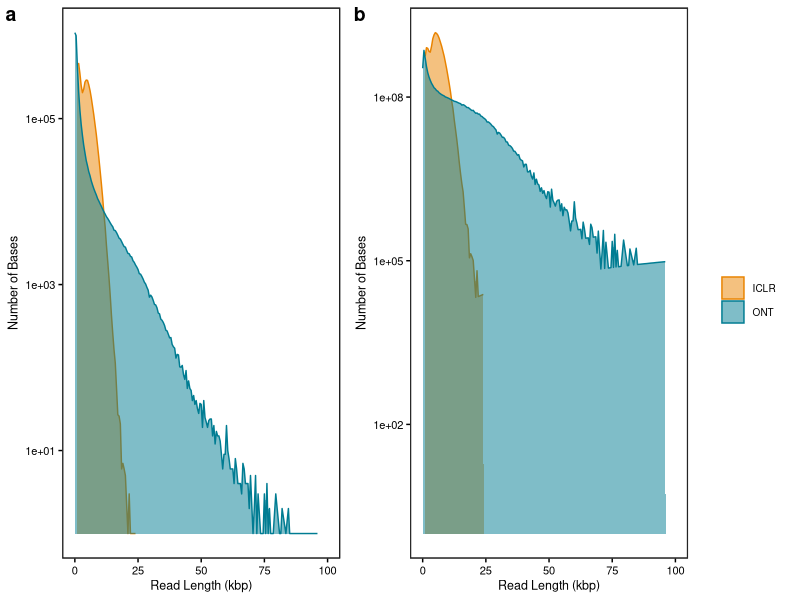
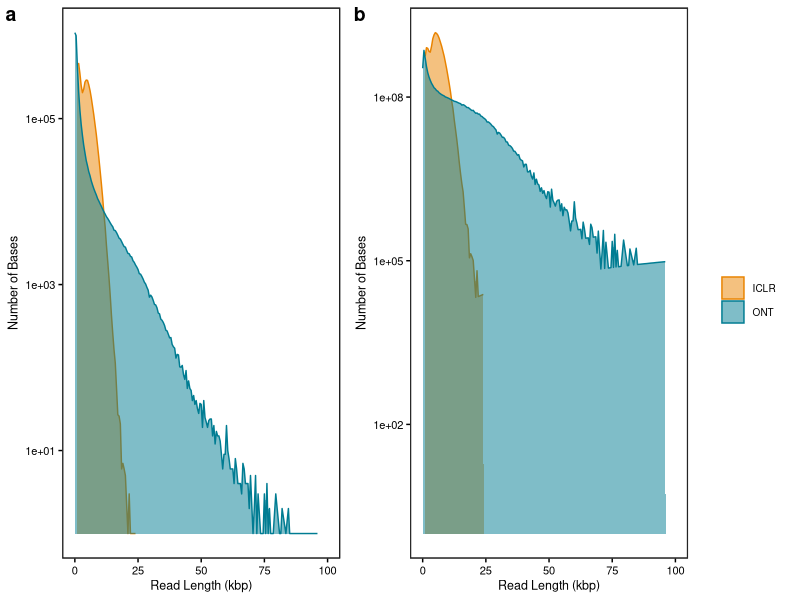
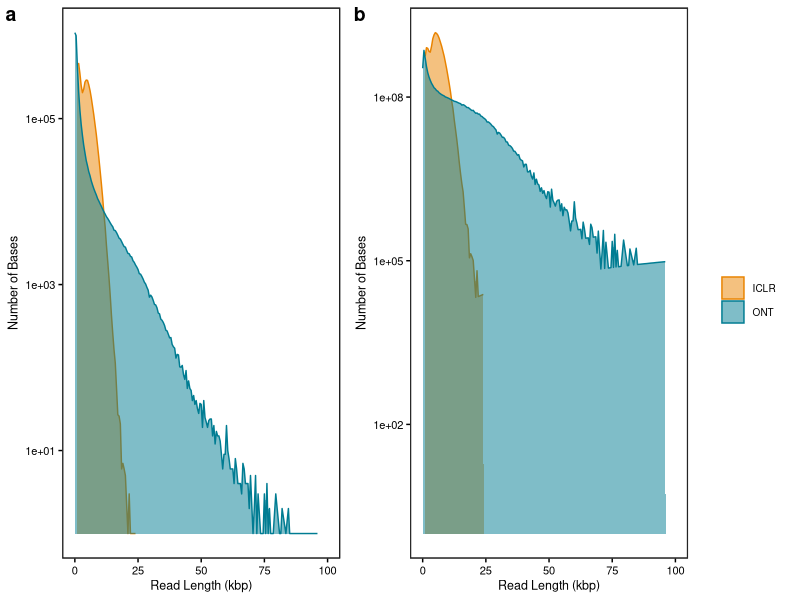

The R script that drew these images, in order:
library(here)
library(dplyr)
library(reshape2)
library(ggplot2)
library(cowplot)


## Script for read length supplement

nanopore_length <- read.table(here("07.human_stats/reads/nanopore_D1_length.tsv"), header=FALSE, sep=" ")
infinity_length <- read.table(here("07.human_stats/reads/infinity_D1_length.tsv"), header=FALSE, sep=" ")

names(nanopore_length) <- c("Length", "Count")
names(infinity_length) <- c("Length", "Count")

nanopore_length <- nanopore_length %>% mutate(Method = "ONT")
infinity_length <- infinity_length %>% mutate(Method = "ICLR")

lengthdf <- rbind(nanopore_length, infinity_length)
lengthdf <- lengthdf %>% mutate(bin = floor(Length/500) * 500)
lengthdf <- lengthdf %>% mutate(totalBases = Count * Length)

pal <- c("#8C1515", "#E98300", "#007C92") 
names(pal) <- c("Short", "ICLR", "ONT")

lengthdf <- lengthdf %>% group_by(Method, bin) %>% 
  summarise(
    ReadCount = sum(Count), 
    BaseCount = sum(totalBases)
  )

basecount2 <- ggplot(lengthdf, aes(x=bin/1000, y=BaseCount, fill=Method, color=Method)) + 
  geom_area(alpha = 0.5, position = "identity")+
  #geom_line()+
  theme_bw() + 
  scale_x_continuous(limits = c(0,100)) + 
  scale_fill_manual(values=pal, limits = force) + 
  scale_color_manual(values=pal, limits = force) + 
  xlab("Read Length (kbp)") + 
  ylab("Number of Bases") + 
  scale_y_log10() + 
  theme(panel.grid = element_blank(), 
          text = element_text(size=9), legend.title=element_blank())

readcount2 <- ggplot(lengthdf, aes(x=bin/1000, y=ReadCount, fill=Method, color=Method)) + 
  geom_area(alpha = 0.5, position = "identity")+
  theme_bw() + 
  scale_x_continuous(limits = c(0,100)) + 
  scale_fill_manual(values=pal, limits = force) + 
  scale_color_manual(values=pal, limits = force) + 
  xlab("Read Length (kbp)") + 
  ylab("Number of Bases") + 
  scale_y_log10() + 
  theme(panel.grid = element_blank(), 
        text = element_text(size=9), legend.title=element_blank())

leg <- get_legend(readcount2)
main <- plot_grid(readcount2 + theme(legend.position = "NA", panel.background = element_rect(color = "black", linewidth = 0.8), 
                                     axis.text = element_text(color = "black", size = 8), axis.ticks = element_line(color = "black"), 
                                     axis.title = element_text(color = "black")), 
                  basecount2 + theme(legend.position = "NA", panel.background = element_rect(color = "black", linewidth = 0.8), 
                                     axis.text = element_text(color = "black", size = 8), axis.ticks = element_line(color = "black"), 
                                     axis.title = element_text(color = "black")),
                  leg,
                  nrow = 1, ncol=3, labels = c("a", "b", ""), rel_widths = c(1,1,0.3))
main

ggsave(here("00.outputs/final/suppfigures/human_readlengths_density.pdf"), dpi=300, w=5.5, h=2.4)
ggsave(here("00.outputs/final/suppfigures/human_readlengths_density.jpg"), dpi=300, w=5.5, h=2.4)

